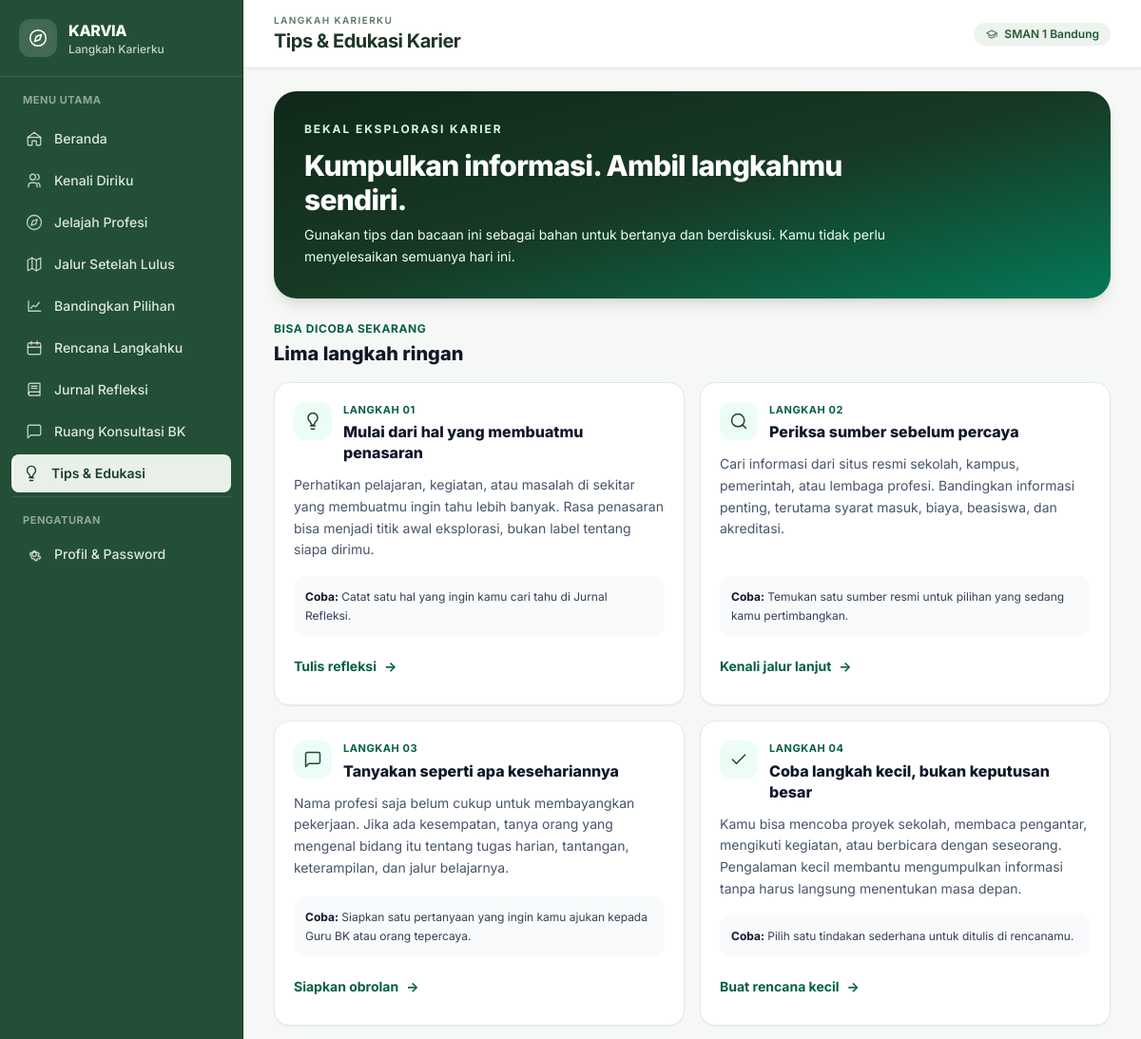
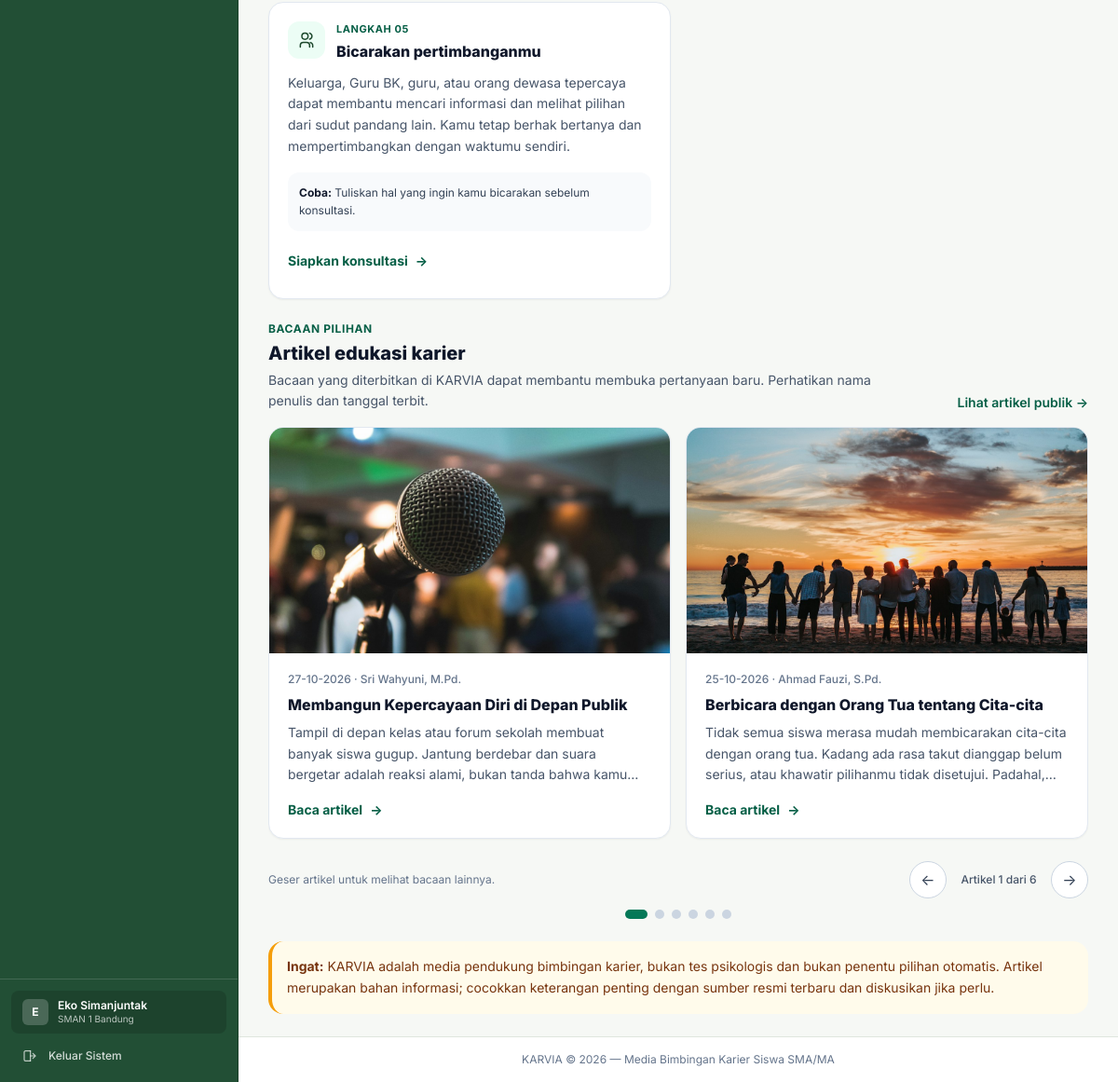
The app's page /siswa/tips.php (signed in) with its own data (2 pictures, top to bottom).
### tables this page shows
CREATE TABLE `pengguna` (
  `id` BIGINT UNSIGNED NOT NULL AUTO_INCREMENT,
  `sekolah_id` BIGINT UNSIGNED NULL,
  `nama_lengkap` VARCHAR(150) NOT NULL,
  `username` VARCHAR(50) NOT NULL,
  `password_hash` VARCHAR(255) NOT NULL,
  `role` ENUM('admin', 'guru_bk', 'siswa') NOT NULL,
  `status` ENUM('aktif', 'nonaktif') NOT NULL DEFAULT 'aktif',
  `nisn` VARCHAR(20) NULL,
  `nip` VARCHAR(30) NULL,
  `kelas` VARCHAR(20) NULL,
  `jurusan` VARCHAR(50) NULL,
  `no_telepon` VARCHAR(20) NULL,
  `last_login_at` DATETIME NULL,
  `terakhir_aktif_pada` DATETIME NULL,
  `login_count` INT UNSIGNED NOT NULL DEFAULT 0,
  `dibuat_oleh` BIGINT UNSIGNED NULL,
  `dibuat_pada` DATETIME NOT NULL,
  `diperbarui_pada` DATETIME NULL,
  PRIMARY KEY (`id`),
  UNIQUE KEY `uq_pengguna_username` (`username`),
  KEY `idx_pengguna_sekolah` (`sekolah_id`),
  KEY `idx_pengguna_role` (`role`),
  KEY `idx_pengguna_status` (`status`),
  KEY `idx_pengguna_last_login` (`last_login_at`),
  KEY `idx_pengguna_terakhir_aktif` (`terakhir_aktif_pada`),
  CONSTRAINT `fk_pengguna_sekolah`
    FOREIGN KEY (`sekolah_id`) REFERENCES `sekolah` (`id`)
    ON DELETE RESTRICT,
  CONSTRAINT `fk_pengguna_dibuat_oleh`
    FOREIGN KEY (`dibuat_oleh`) REFERENCES `pengguna` (`id`)
    ON DELETE SET NULL
);

CREATE TABLE `sekolah` (
  `id` BIGINT UNSIGNED NOT NULL AUTO_INCREMENT,
  `nama` VARCHAR(150) NOT NULL,
  `npsn` VARCHAR(20) NULL,
  `jenjang` ENUM('SMA', 'MA') NOT NULL DEFAULT 'SMA',
  `alamat` TEXT NULL,
  `kota` VARCHAR(100) NULL,
  `provinsi` VARCHAR(100) NULL,
  `status` ENUM('aktif', 'nonaktif') NOT NULL DEFAULT 'aktif',
  `dibuat_pada` DATETIME NOT NULL,
  `diperbarui_pada` DATETIME NULL,
  PRIMARY KEY (`id`),
  UNIQUE KEY `uq_sekolah_npsn` (`npsn`),
  KEY `idx_sekolah_status` (`status`),
  KEY `idx_sekolah_nama` (`nama`)
);

CREATE TABLE `artikel` (
  `id` BIGINT UNSIGNED NOT NULL AUTO_INCREMENT,
  `guru_id` BIGINT UNSIGNED NOT NULL,
  `nama_penulis` VARCHAR(150) NOT NULL,
  `judul` VARCHAR(200) NOT NULL,
  `gambar` VARCHAR(255) NOT NULL,
  `isi` MEDIUMTEXT NOT NULL,
  `diterbitkan_pada` DATETIME NOT NULL,
  `diperbarui_pada` DATETIME NULL,
  PRIMARY KEY (`id`),
  KEY `idx_artikel_terbit` (`diterbitkan_pada`),
  KEY `idx_artikel_guru_terbit` (`guru_id`, `diterbitkan_pada`),
  CONSTRAINT `fk_artikel_guru`
    FOREIGN KEY (`guru_id`) REFERENCES `pengguna` (`id`)
    ON DELETE RESTRICT
);

### siswa/tips.php (the view, shortened to what the rows shown need)
<?php
$peran_halaman = 'siswa';
$judul_halaman = 'Tips & Edukasi Karier';
require_once __DIR__ . '/../includes/header.php';
$artikel = [];
try {
    $stmt = db()->query('SELECT id, judul, gambar, isi, nama_penulis, diterbitkan_pada FROM artikel ORDER BY diterbitkan_pada DESC, id DESC LIMIT 6');
    $artikel = $stmt->fetchAll();
} catch (PDOException $kesalahan) {
    error_log('KARVIA: artikel edukasi siswa gagal dimuat: ' . $kesalahan->getMessage());
}
?>
<section class="mb-6 overflow-hidden rounded-3xl bg-gradient-to-br from-karvia-900 via-karvia-800 to-emerald-700 p-6 text-white shadow-lg sm:p-8">
  <h2 class="mt-3 max-w-2xl text-2xl font-extrabold tracking-tight sm:text-3xl">Kumpulkan informasi. Ambil langkahmu sendiri.</h2>
</section>
<section class="mb-8" aria-labelledby="tips-praktis">
  <div class="mb-4">
    <h2 id="tips-praktis" class="mt-1 text-xl font-extrabold text-slate-900">Lima langkah ringan</h2>
  </div>
</section>
<section class="mb-6" aria-labelledby="bacaan-karier">
  <div class="mb-4 flex flex-wrap items-end justify-between gap-2">
    <div>
      <h2 id="bacaan-karier" class="mt-1 text-xl font-extrabold text-slate-900">Artikel edukasi karier</h2>
    </div>
  </div>
  <?php if (!$artikel): ?>
    <div class="rounded-2xl border border-dashed border-slate-300 bg-white p-6 text-center">
      <p class="font-semibold text-slate-800">Belum ada artikel edukasi yang diterbitkan.</p>
      <p class="mt-1 text-sm text-slate-500">Tips di atas tetap bisa digunakan. Coba kembali nanti untuk melihat bacaan terbaru.</p>
    </div>
  <?php else: ?>
    <div class="relative">
      <div id="artikel-carousel" class="flex snap-x snap-mandatory gap-4 overflow-x-auto scroll-smooth pb-4" aria-label="Artikel edukasi karier" tabindex="0">
        <?php foreach ($artikel as $indeks => $bacaan): ?>
          <?php $ringkasan = trim(preg_replace('/\s+/u', ' ', strip_tags($bacaan['isi']))); ?>
          <article id="artikel-slide-<?= (int) $indeks ?>" class="w-[88%] shrink-0 snap-start overflow-hidden rounded-2xl border border-slate-200 bg-white shadow-sm transition hover:border-emerald-300 hover:shadow-md sm:w-[calc(50%-0.5rem)] xl:w-[calc(33.333%-0.67rem)]">
            <a href="<?= e(url('artikel.php?id=' . (int) $bacaan['id'])) ?>" class="group flex h-full flex-col focus:outline-none focus:ring-2 focus:ring-inset focus:ring-emerald-700">
              <img src="<?= e(url('uploads/artikel/' . rawurlencode($bacaan['gambar']))) ?>" alt="Sampul artikel: <?= e($bacaan['judul']) ?>" loading="lazy" class="aspect-[16/9] w-full bg-slate-100 object-cover">
              <div class="flex flex-1 flex-col p-5">
                <p class="text-xs font-medium text-slate-500"><?= e(tanggal_id($bacaan['diterbitkan_pada'])) ?> <span aria-hidden="true">·</span> <?= e($bacaan['nama_penulis']) ?></p>
                <h3 class="mt-2 font-extrabold leading-snug text-slate-900 group-hover:text-emerald-800"><?= e($bacaan['judul']) ?></h3>
                <p class="mt-2 line-clamp-3 text-sm leading-relaxed text-slate-600"><?= e(mb_substr($ringkasan, 0, 190)) ?><?= mb_strlen($ringkasan) > 190 ? '…' : '' ?></p>
                <span class="mt-auto inline-flex items-center gap-2 pt-4 text-sm font-bold text-emerald-800">Baca artikel <span aria-hidden="true">→</span></span>
              </div>
            </a>
          </article>
        <?php endforeach; ?>
      </div>
      <?php if (count($artikel) > 1): ?>
        <div class="mt-3 flex justify-center gap-2" aria-label="Pilih artikel">
          <?php foreach ($artikel as $indeks => $bacaan): ?>
            <button type="button" data-carousel-slide="<?= (int) $indeks ?>" aria-label="Tampilkan artikel <?= (int) ($indeks + 1) ?>" class="h-2.5 w-2.5 rounded-full bg-slate-300 transition-colors aria-[current=true]:w-6 aria-[current=true]:bg-emerald-700"></button>
          <?php endforeach; ?>
        </div>
      <?php endif; ?>
    </div>
  <?php endif; ?>
</section>
<?php require __DIR__ . '/../includes/footer.php'; ?>

### includes/header.php (shortened to what the rows shown need)
<?php
require_once __DIR__ . '/function.php';
auth_cek_peran($peran_halaman);
$pengguna_aktif = auth_pengguna();
$judul_halaman = $judul_halaman ?? 'KARVIA';
?>
<!doctype html>
<html lang="id">
<head>
  <script src="https://cdn.tailwindcss.com"></script>
</head>
<body class="min-h-screen bg-[#f6f8f5] text-slate-900 antialiased">
  <div class="min-h-screen lg:pl-64">
    <aside id="karvia-sidebar" class="fixed inset-y-0 left-0 z-50 flex w-64 -translate-x-full flex-col border-r border-[#1a4029] bg-[#224f35] transition-transform duration-200 lg:translate-x-0">
      <div class="border-t border-white/15 p-3">
        <div class="mb-2 flex items-center gap-2.5 rounded-lg bg-black/15 px-3 py-2 text-white">
          <span class="flex h-7 w-7 shrink-0 items-center justify-center rounded-md bg-white/20 text-xs font-bold text-white">
            <?= e(mb_strtoupper(mb_substr($pengguna_aktif['nama_lengkap'] ?? 'U', 0, 1))) ?>
          </span>
          <div class="min-w-0 flex-1">
            <div class="truncate text-xs font-semibold leading-tight"><?= e($pengguna_aktif['nama_lengkap'] ?? '') ?></div>
            <div class="truncate text-[10px] text-white/70"><?= e($pengguna_aktif['sekolah_nama'] ?? ucfirst(str_replace('_', ' ', $peran_halaman))) ?></div>
          </div>
        </div>
      </div>
    </aside>
    <div class="flex min-h-screen flex-col min-w-0">
      <header class="sticky top-0 z-30 flex items-center justify-between border-b border-[#dfe6de] bg-white px-4 py-3.5 sm:px-6 lg:px-8 shadow-[0_1px_3px_rgba(0,0,0,0.03)]">
        <div class="flex min-w-0 items-center gap-3">
          <div>
            <h1 class="text-lg font-bold tracking-tight text-[#203628] sm:text-xl">
              <?= e($judul_halaman) ?>
            </h1>
          </div>
        </div>
        <div class="flex items-center gap-2">
          <?php if ($peran_halaman === 'admin'): ?>
            <span class="inline-flex items-center gap-1.5 rounded-full bg-[#edf3ed] px-3 py-1 text-xs font-semibold text-[#245938]">
              <span class="h-2 w-2 rounded-full bg-emerald-500 animate-pulse"></span>
              Admin Global
            </span>
          <?php elseif (!empty($pengguna_aktif['sekolah_nama'])): ?>
            <span class="hidden items-center gap-1.5 rounded-full bg-[#edf3ed] px-3 py-1 text-xs font-semibold text-[#245938] sm:inline-flex">
              <?= e($pengguna_aktif['sekolah_nama']) ?>
            </span>
          <?php endif; ?>
        </div>
      </header>
      <main class="flex-1 px-4 py-6 sm:px-6 lg:px-8 space-y-6">

### records on screen
pengguna: nama_lengkap "E", nama_lengkap "Eko Simanjuntak", sekolah.nama "SMAN 1 Bandung"
artikel: gambar (picture), diterbitkan_pada "27-10-2026", nama_penulis "Sri Wahyuni, M.Pd.", judul "Membangun Kepercayaan Diri di Depan Publik", isi "Tampil di depan kelas atau forum sekolah membuat banyak siswa gugup. Jantung berdebar dan suara bergetar adalah reaksi alami, bukan tanda bahwa…"
artikel: gambar (picture), diterbitkan_pada "25-10-2026", nama_penulis "Ahmad Fauzi, S.Pd.", judul "Berbicara dengan Orang Tua tentang Cita-cita", isi "Tidak semua siswa merasa mudah membicarakan cita-cita dengan orang tua. Kadang ada rasa takut dianggap belum serius, atau khawatir pilihanmu tidak disetujui.…"

### other values on screen
$role_labels[$peran_halaman] "Langkah Karierku"
$label "Beranda"
$label "Kenali Diriku"
$label "Jelajah Profesi"
$label "Jalur Setelah Lulus"
$label "Bandingkan Pilihan"
$label "Rencana Langkahku"
$label "Jurnal Refleksi"
$label "Ruang Konsultasi BK"
$label "Tips & Edukasi"
$role_labels[$peran_halaman] "LANGKAH KARIERKU"
$judul_halaman "Tips & Edukasi Karier"
$tip['nomor'] "01"
$tip['judul'] "Mulai dari hal yang membuatmu penasaran"
$tip['isi'] "Perhatikan pelajaran, kegiatan, atau masalah di sekitar yang membuatmu ingin tahu lebih banyak. Rasa penasaran bisa menjadi titik awal eksplorasi, bukan label tentang siapa dirimu."
